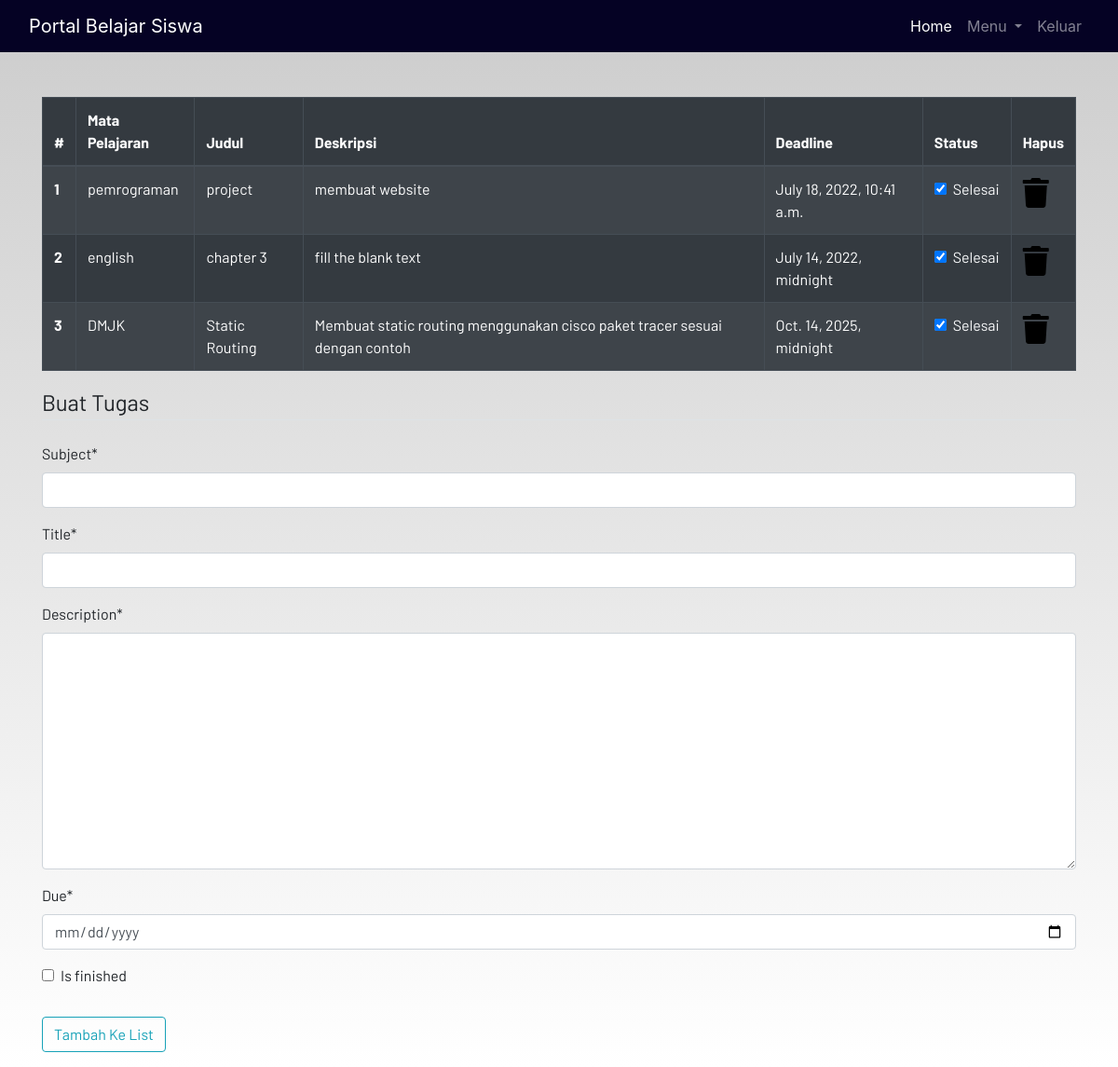
Screenshot of /homework (signed in) with the database file from the repository.
### dashboard/models.py (models this page shows, shortened)
class Homework(models.Model):
    user = models.ForeignKey(User,on_delete=models.CASCADE)
    subject = models.CharField(max_length=50)
    title = models.CharField(max_length=100)
    description=models.TextField()
    due = models.DateTimeField()
    is_finished = models.BooleanField(default=False)

### dashboard/views.py (the view)
# urls.py: path('homework', views.homework,name="homework"),
def homework(request):
    if request.method == "POST":
        form = HomeworkForm(request.POST)
        if form.is_valid():
            try:
                finished = request.POST['is_finised']
                if finished == 'on':
                    finished = True
                else:
                    finished = False
            except:
                finished = False
            homeworks = Homework(
                user = request.user,
                subject = request.POST['subject'],
                title = request.POST['title'],
                description = request.POST['description'],
                due = request.POST['due'],
                is_finished = finished
            )
            homeworks.save()
            messages.success(request,f'Tugas Berhasil ditambahkan!')
    else:
            form = HomeworkForm()
    homework = Homework.objects.filter(user=request.user)
    if len(homework) == 0:
        homework_done = True
    else:
        homework_done = False
    context = {
            'homeworks':homework,
            'homeworks_done':homework_done,
            'form':form,
    }
    return render(request,'dashboard/homework.html',context)

### dashboard/forms.py
class HomeworkForm(forms.ModelForm):
    class Meta:
        model = Homework
        widgets= {'due':DateInput()}
        fields = ['subject','title','description','due','is_finished']

### dashboard/templates/dashboard/homework.html (shortened to what this page needs)
{% extends 'dashboard/base.html' %}
{% load static %}
{% load crispy_forms_tags %}
{% block content %}
<div class="container">
    {% if not homework_done %}
    <table class="table table-striped table-bordered table-hover table-dark">
        <thead>
            <tr>
                <th scope="col">#</th>
                <th scope="col">Mata Pelajaran</th>
                <th scope="col">Judul</th>
                <th scope="col">Deskripsi</th>
                <th scope="col">Deadline</th>
                <th scope="col">Status</th>
                <th scope="col">Hapus</th>
            </tr>
        </thead>
        <tbody>
            {% for homework in homeworks %}
            <tr>
                <th scope="row">{{forloop.counter}}</th>
                <td>{{homework.subject}}</td>
                <td>{{homework.title}}</td>
                <td>{{homework.description}}</td>
                <td>{{homework.due}}</td>
                <td>
                    <a href="{% url 'update-homework' homework.id %}">
                        <div class="form-check">
                            {% if homework.is_finished == True %}
                            <input class="form-check-input" type="checkbox" value="" checked>
                            {% else %}
                            <input class="form-check-input" type="checkbox" value="">
                            {% endif %}
                            <label class="form-check-label text-light" for="flexCheckDefault">
                                Selesai
                            </label>
                        </div>
                    </a>
                </td>
                <td><a href="{% url 'delete-homework' homework.id %}"><i class="fa fa-trash fa-2x"></i></a></td>
            </tr>
            {% endfor %}
        </tbody>
    </table>
    {% else %}
    <h4>All homeworks are completed!! Create to have more!!</h4>
{% endif %}
</div>
<div class=" container">
    <form method="POST">
        <fieldset class="form-group">
            <legend class="border-bottom mb-4">Buat Tugas</legend>
            {{form|crispy}}
        </fieldset>
        <div class="form-group">
            <button href="" class="btn btn-outline-info" type="submit">
                Tambah Ke List
            </button>
        </div>
    </form>
</div>
{% endblock content %}

### dashboard/templates/dashboard/base.html (shortened to what this page needs)
<!DOCTYPE html>
{% load static %}
<html lang="en">
<head>
  <link rel="stylesheet" href="https://stackpath.bootstrapcdn.com/bootstrap/4.3.1/css/bootstrap.min.css"
 />
  <link rel="stylesheet" href="https://use.fontawesome.com/releases/v5.7.2/css/all.css"
 />
  <link rel="stylesheet" href="{% static 'css/main.css' %}" />
</head>
<body>
  <header>
    <nav class="navbar navbar-expand-lg navbar-dark bg-dark">
      <div class="container-fluid">
        <a class="navbar-brand" href="{% url 'home' %}">Portal Belajar Siswa</a>
        <div class="collapse navbar-collapse justify-content-end" id="navbarSupportedContent">
          <ul class="navbar-nav mb-2 mb-lg-0">
            <li class="nav-item">
              <a class="nav-link active" aria-current="page" href="{% url 'home' %}">Home</a>
            </li>
            {% if user.is_authenticated %}
            <li class="nav-item dropdown">
              <a class="nav-link dropdown-toggle" href="#" id="navbarDropdown" role="button" data-toggle="dropdown"
                aria-haspopup="true" aria-expanded="false">
                Menu
              </a>
            </li>
            <li class="nav-item">
              <a class="nav-link" href="{% url 'logout' %}">Keluar</a>
            </li>
            {% endif %}
          </ul>
        </div>
      </div>
    </nav>
  </header>
  <br /><br />
  <main>
    {% block content %}
    {% endblock content %}
  </main>
</body>
</html>

### static/css/main.css (style rules this page uses)
html { scroll-behavior: smooth; height: 100%; width: 100%; }
main { font-family: Barlow, Quicksand, Rubik, sans-serif, serif, 'Times New Roman', Times, serif !important; }
.navbar { background-color: rgb(5, 2, 36) !important; }
a { text-decoration: none !important; color: black; }
html, body { max-width: 100%; overflow-x: hidden; height: 100%; width: 100%; }
body { background: linear-gradient(rgba(0, 0, 0, 0.2), rgba(255, 255, 255, 0.5)); overflow-x: hidden; background-repeat: no-repeat; }
.fa { color: black; }

### rows the page displays
Homework: subject "pemrograman", title "project", description "membuat website", due "July 18, 2022, 10:41 a.m."
Homework: subject "english", title "chapter 3", description "fill the blank text", due "July 14, 2022, midnight"
Homework: subject "DMJK", title "Static Routing", description "Membuat static routing menggunakan cisco paket tracer sesuai dengan contoh", due "Oct. 14, 2025, midnight"
